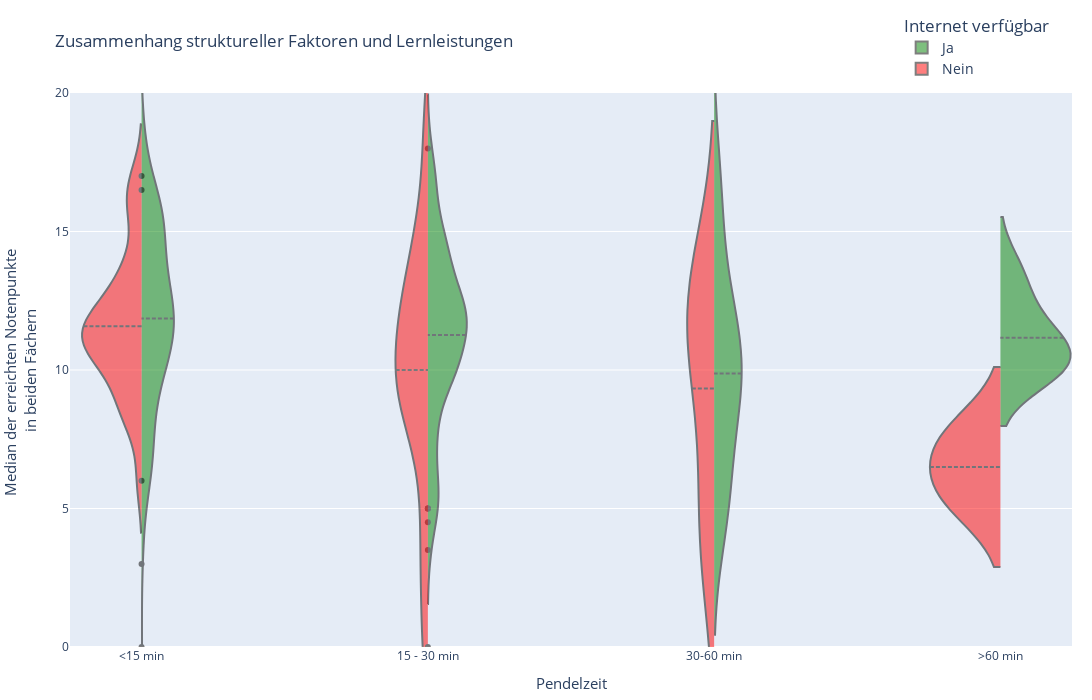

Source (notebook cell):
### Code cell
# Define colors for 'internet' categories
colors = {'yes': 'green', 'no': 'red'}

# Create a violin plot
violin = go.Figure()

def translate(x):
    return 'Ja' if x=='yes' else 'Nein'

for internet_status, color in colors.items():
    subset = violin_df[violin_df['internet'] == internet_status]
    side_value = 'positive' if internet_status=='yes' else 'negative'
    violin.add_trace(go.Violin(
        x=subset['traveltime'],
        y=subset['g3'],
        box_visible=False,
        side=side_value,
        meanline_visible=True,
        line_color= 'black',
        fillcolor=color,
        opacity=0.5,
        name=translate(internet_status)
    ))

# Update layout
violin.update_layout(
    title='Zusammenhang struktureller Faktoren und Lernleistungen',
    yaxis = dict(range=[0,20]),
    xaxis=dict(
        categoryorder='array',
        categoryarray=['<15 min', '15 - 30 min', '30-60 min', '>60 min']
    ),

    legend=dict(title='Internet verfügbar', orientation='v', traceorder='normal', x=0.83, y=1.15, font=dict(size=14)),
    height=700,
    width=1200,
    margin=dict(l=50, r=20, t=10, b=50),
)

violin.update_xaxes(title_text='Pendelzeit', title_font=dict(size=15))
violin.update_yaxes(title_text='Median der erreichten Notenpunkte <br>in beiden Fächern', title_font=dict(size=15))

# Show the plot
violin.write_image('violin.png')
violin.show()

### Figure 1 — Plotly figure (JSON) as saved in the notebook; plotly's stock layout.template omitted (floating-point values rounded to 4 significant figures; data arrays with more than 128 entries replaced by an {"elided": "..."} marker saying what was removed)
{"data": [{"box": {"visible": false}, "fillcolor": "green", "line": {"color": "black"}, "meanline": {"visible": true}, "name": "Ja", "opacity": 0.5, "side": "positive", "type": "violin", "x": {"elided": "324 str values"}, "y": {"elided": "324 float values"}}, {"box": {"visible": false}, "fillcolor": "red", "line": {"color": "black"}, "meanline": {"visible": true}, "name": "Nein", "opacity": 0.5, "side": "negative", "type": "violin", "x": ["15 - 30 min", "<15 min", "15 - 30 min", "30-60 min", "15 - 30 min", "<15 min", "<15 min", "15 - 30 min", "<15 min", "<15 min", "<15 min", "<15 min", "<15 min", "<15 min", "<15 min", "<15 min", "15 - 30 min", "<15 min", ">60 min", "30-60 min", "<15 min", "<15 min", "<15 min", "<15 min", "<15 min", "30-60 min", "30-60 min", ">60 min", "<15 min", "<15 min", "<15 min", "<15 min", "15 - 30 min", "<15 min", "15 - 30 min", "<15 min", "30-60 min", "15 - 30 min", "<15 min", "<15 min", "15 - 30 min", "<15 min", "15 - 30 min", "15 - 30 min", "<15 min", "<15 min", "<15 min", "15 - 30 min", "30-60 min", "<15 min", "15 - 30 min", "15 - 30 min", "15 - 30 min", "<15 min", "15 - 30 min", "15 - 30 min", "15 - 30 min", "15 - 30 min"], "y": [8.5, 11.5, 9.5, 12, 8.5, 12.5, 13.5, 9.5, 15.5, 13.5, 14, 8.5, 8.5, 9, 11, 10.5, 15, 10, 5.5, 5, 11, 12, 12.5, 8, 11.5, 10.5, 13, 7.5, 17, 10, 11, 12.5, 11.5, 10.5, 10.5, 6, 12, 10, 12, 11, 12, 16, 15, 18.5, 16.5, 11.5, 11, 7, 3.5, 9.5, 13, 12.5, 9.5, 11.5, 0, 2.5, 12.5, 4.5]}], "layout": {"height": 700, "legend": {"font": {"size": 14}, "orientation": "v", "title": {"text": "Internet verfügbar"}, "traceorder": "normal", "x": 0.83, "y": 1.15}, "margin": {"b": 50, "l": 50, "r": 20, "t": 10}, "title": {"text": "Zusammenhang struktureller Faktoren und Lernleistungen"}, "width": 1200, "xaxis": {"categoryarray": ["<15 min", "15 - 30 min", "30-60 min", ">60 min"], "categoryorder": "array", "title": {"font": {"size": 15}, "text": "Pendelzeit"}}, "yaxis": {"range": [0, 20], "title": {"font": {"size": 15}, "text": "Median der erreichten Notenpunkte <br>in beiden Fächern"}}}}
